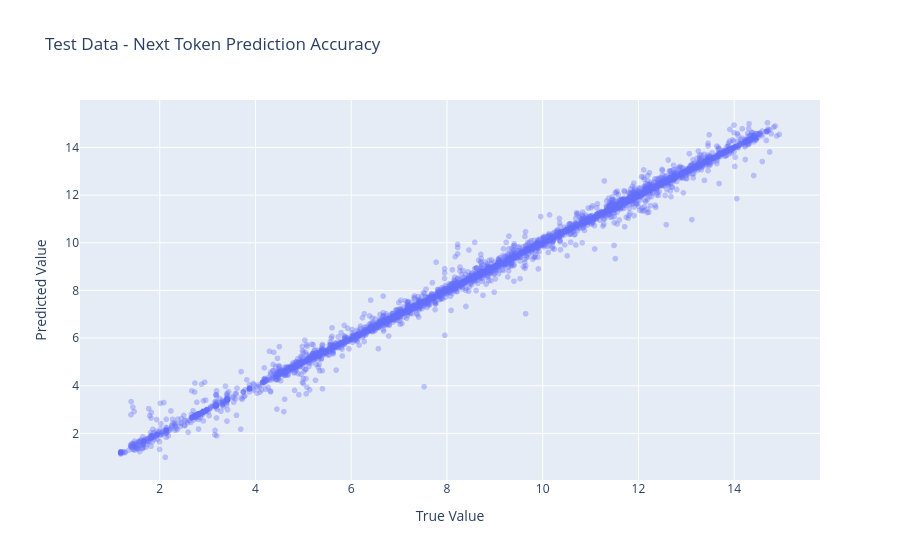

Source (notebook cell):
### Code cell
dataset_raw = TimeSeriesDatasetRaw(test_episodes, context_window=CONTEXT_WINDOW, vocab_size=VOCAB_SIZE)
sample_count = min(EVAL_SAMPLE_SIZE, len(dataset_raw))
x_batch, y_batch = dataset_raw[range(sample_count)]

print(x_batch.shape)
y_predict = learner.predict(x_batch, num_periods=1)[0][:, -1]

df = pd.DataFrame({
    "True Value": np.asarray(y_batch),
    "Predicted Value": np.asarray(y_predict),
})
fig = px.scatter(
    df,
    x="True Value",
    y="Predicted Value",
    opacity=0.35,
    title="Test Data - Next Token Prediction Accuracy",
)
fig.show()

### Figure 1 — Plotly figure (JSON) as saved in the notebook; plotly's stock layout.template omitted (floating-point values rounded to 4 significant figures; data arrays with more than 128 entries replaced by an {"elided": "..."} marker saying what was removed)
{"data": [{"hovertemplate": "True Value=%{x}<br>Predicted Value=%{y}<extra></extra>", "legendgroup": "", "marker": {"color": "#636efa", "opacity": 0.35, "symbol": "circle"}, "mode": "markers", "name": "", "showlegend": false, "type": "scattergl", "x": {"elided": "5000 float values"}, "xaxis": "x", "y": {"elided": "5000 float values"}, "yaxis": "y"}], "layout": {"legend": {"tracegroupgap": 0}, "title": {"text": "Test Data - Next Token Prediction Accuracy"}, "xaxis": {"anchor": "y", "domain": [0, 1], "title": {"text": "True Value"}}, "yaxis": {"anchor": "x", "domain": [0, 1], "title": {"text": "Predicted Value"}}}}
